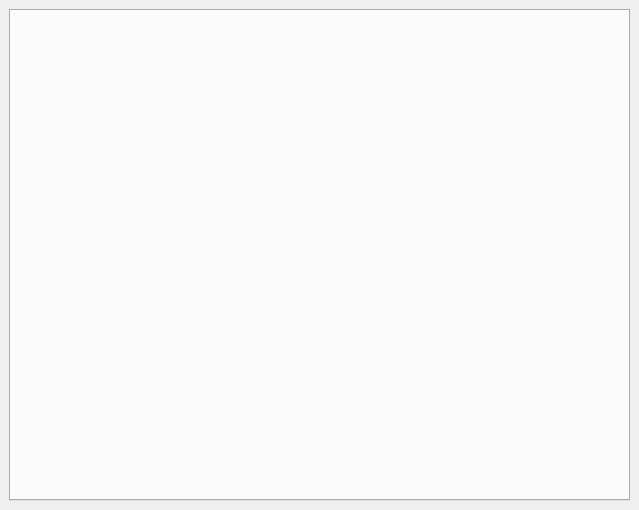
<?xml version="1.0" encoding="UTF-8"?>
<ui version="4.0">
 <class>MainWindow</class>
 <widget class="QMainWindow" name="MainWindow">
  <property name="geometry">
   <rect>
    <x>0</x>
    <y>0</y>
    <width>639</width>
    <height>510</height>
   </rect>
  </property>
  <property name="windowTitle">
   <string>MainWindow</string>
  </property>
  <widget class="QWidget" name="centralwidget">
   <layout class="QGridLayout" name="gridLayout">
    <item row="0" column="0">
     <widget class="QTabWidget" name="tabWidget">
      <property name="font">
       <font>
        <pointsize>11</pointsize>
        <bold>false</bold>
       </font>
      </property>
     </widget>
    </item>
   </layout>
  </widget>
 </widget>
 <resources/>
 <connections/>
</ui>
